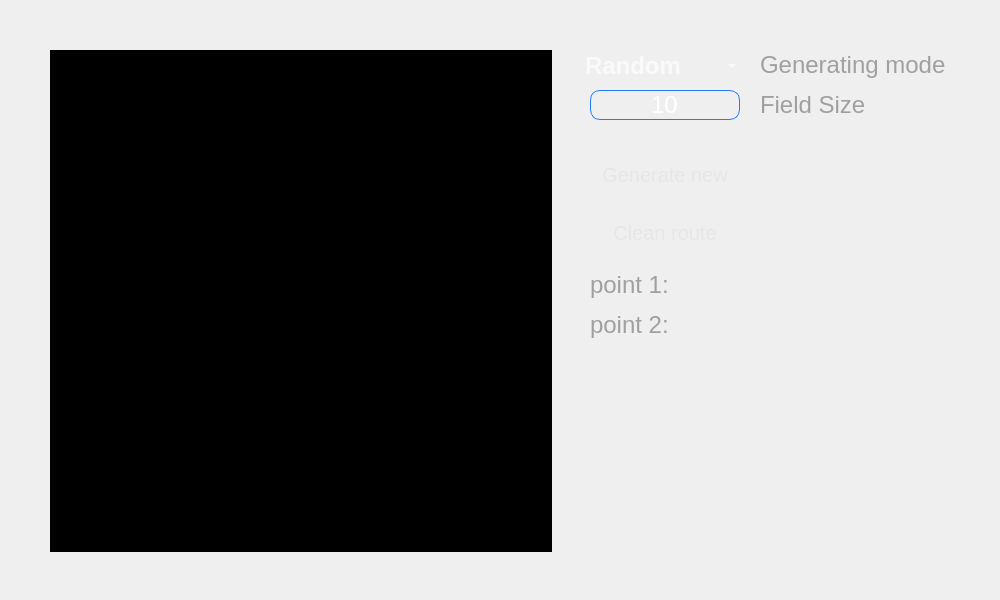
<?xml version="1.0" encoding="UTF-8"?>
<ui version="4.0">
 <class>Maze</class>
 <widget class="QWidget" name="Maze">
  <property name="geometry">
   <rect>
    <x>0</x>
    <y>0</y>
    <width>1000</width>
    <height>600</height>
   </rect>
  </property>
  <property name="minimumSize">
   <size>
    <width>1000</width>
    <height>600</height>
   </size>
  </property>
  <property name="maximumSize">
   <size>
    <width>1000</width>
    <height>600</height>
   </size>
  </property>
  <property name="windowTitle">
   <string>Form</string>
  </property>
  <widget class="QWidget" name="maze_field" native="true">
   <property name="geometry">
    <rect>
     <x>50</x>
     <y>50</y>
     <width>502</width>
     <height>502</height>
    </rect>
   </property>
   <property name="minimumSize">
    <size>
     <width>500</width>
     <height>500</height>
    </size>
   </property>
   <property name="maximumSize">
    <size>
     <width>502</width>
     <height>502</height>
    </size>
   </property>
   <property name="styleSheet">
    <string notr="true">background-color: rgb(0, 0, 0);</string>
   </property>
  </widget>
  <widget class="QComboBox" name="cb_gen_mode">
   <property name="geometry">
    <rect>
     <x>580</x>
     <y>50</y>
     <width>161</width>
     <height>32</height>
    </rect>
   </property>
   <property name="font">
    <font>
     <pointsize>18</pointsize>
     <bold>true</bold>
    </font>
   </property>
   <property name="styleSheet">
    <string notr="true">QComboBox {
	background-color: rgba(0, 0, 0, 0.0);
	color: rgba(255, 255, 255, 0.7);
	border: 1px solid rgba(255, 255, 255, 0);
	selection-background-color: rgba(255, 255, 255, 30);
}

QComboBox::disabled {
	background-color: rgba(0, 0, 0, 0.0);
	color: rgba(100, 100, 100, 0.7);
	border: 1px solid rgba(100, 100, 100, 0);
	selection-background-color: rgba(255, 255, 255, 30);
}</string>
   </property>
   <item>
    <property name="text">
     <string>Random</string>
    </property>
   </item>
   <item>
    <property name="text">
     <string>File</string>
    </property>
   </item>
  </widget>
  <widget class="QPushButton" name="btn_generate_new">
   <property name="geometry">
    <rect>
     <x>590</x>
     <y>150</y>
     <width>150</width>
     <height>50</height>
    </rect>
   </property>
   <property name="font">
    <font>
     <pointsize>15</pointsize>
    </font>
   </property>
   <property name="styleSheet">
    <string notr="true">QPushButton {
	color: rgb(230, 230, 230);
	background-color: qlineargradient(x1: 0, y1: 0.5, x2: 1, y2: 0.5,
                                      stop: 0 #07BEFF stop: 1 #2B74FF);
	alternate-background-color: qlineargradient(x1: 0, y1: 0.5, x2: 1, y2: 0.5,
                                      stop: 0 #07BEFF stop: 1 #2B74FF);
	border: 1px solid rgba(255, 255, 255, 0);
	border-radius: 10px;
}

QPushButton:hover {
    color: rgb(230, 230, 230);
	background-color: qlineargradient(x1: 0.4, y1: 0.5, x2: 1, y2: 0.5,
                                      stop: 0 #02BFFF stop: 1 #2E73FF);
	alternate-background-color: qlineargradient(x1: 0.4, y1: 0.5, x2: 1, y2: 0.5,
                                      stop: 0 #02BFFF stop: 1 #2E73FF);
	border: 1px solid rgba(255, 255, 255, 0);
	border-radius: 10px;
}

QPushButton:pressed {
	color: rgb(254, 253, 255);
    background-color: qlineargradient(x1: 0.3, y1: 0.5, x2: 1, y2: 0.5,
                                      stop: 0 #02BFFF stop: 1 #2E73FF);
  alternate-background-color: qlineargradient(x1: 0.3, y1: 0.5, x2: 1, y2: 0.5,
                                      stop: 0 #02BFFF stop: 1 #2E73FF);
  border-radius: 10px;
}

QPushButton:disabled {
	color: rgb(143,152,160);
	background-color: qlineargradient(x1: 0, y1: 0.5, x2: 1, y2: 0.5,
                                      stop: 0 #2C3C49 stop: 1 #53616F);
	alternate-background-color: qlineargradient(x1: 0, y1: 0.5, x2: 1, y2: 0.5,
                                      stop: 0 #2C3C49 stop: 1 #53616F);
	border: 1px solid rgba(0, 0, 0, 0);
	border-radius: 10px;
}</string>
   </property>
   <property name="text">
    <string>Generate new</string>
   </property>
  </widget>
  <widget class="QLabel" name="label_gen_mode">
   <property name="geometry">
    <rect>
     <x>760</x>
     <y>50</y>
     <width>210</width>
     <height>30</height>
    </rect>
   </property>
   <property name="font">
    <font>
     <pointsize>18</pointsize>
     <bold>false</bold>
    </font>
   </property>
   <property name="styleSheet">
    <string notr="true">color: rgb(160, 159, 161);</string>
   </property>
   <property name="text">
    <string>Generating mode</string>
   </property>
  </widget>
  <widget class="QLabel" name="label_size">
   <property name="geometry">
    <rect>
     <x>760</x>
     <y>90</y>
     <width>210</width>
     <height>30</height>
    </rect>
   </property>
   <property name="font">
    <font>
     <pointsize>18</pointsize>
     <bold>false</bold>
    </font>
   </property>
   <property name="styleSheet">
    <string notr="true">color: rgb(160, 159, 161);</string>
   </property>
   <property name="text">
    <string>Field Size</string>
   </property>
  </widget>
  <widget class="QSpinBox" name="i_size">
   <property name="geometry">
    <rect>
     <x>590</x>
     <y>90</y>
     <width>150</width>
     <height>30</height>
    </rect>
   </property>
   <property name="font">
    <font>
     <pointsize>18</pointsize>
    </font>
   </property>
   <property name="styleSheet">
    <string notr="true">QSpinBox {
	background-color: rgba(0, 0, 0, 0);
	alternate-background-color: rgba(0, 0, 0, 0);
	color: rgb(255, 255, 255);
	border-radius: 10px;
	border: 1px solid rgb(34, 122, 255);
}

QSpinBox:disabled {
	background-color: rgba(0, 0, 0, 0);
	alternate-background-color: rgba(0, 0, 0, 0);
	color: rgb(143,152,160);
	border-radius: 10px;
	border: 1px solid #53616F;
}</string>
   </property>
   <property name="alignment">
    <set>Qt::AlignCenter</set>
   </property>
   <property name="buttonSymbols">
    <enum>QAbstractSpinBox::NoButtons</enum>
   </property>
   <property name="minimum">
    <number>10</number>
   </property>
   <property name="maximum">
    <number>50</number>
   </property>
   <property name="value">
    <number>10</number>
   </property>
  </widget>
  <widget class="QLabel" name="label_file_name">
   <property name="geometry">
    <rect>
     <x>50</x>
     <y>20</y>
     <width>500</width>
     <height>30</height>
    </rect>
   </property>
   <property name="font">
    <font>
     <pointsize>18</pointsize>
     <bold>false</bold>
    </font>
   </property>
   <property name="styleSheet">
    <string notr="true">color: rgb(100, 100, 100);</string>
   </property>
   <property name="text">
    <string/>
   </property>
   <property name="alignment">
    <set>Qt::AlignRight|Qt::AlignTrailing|Qt::AlignVCenter</set>
   </property>
  </widget>
  <widget class="QPushButton" name="btn_clean_route">
   <property name="geometry">
    <rect>
     <x>590</x>
     <y>220</y>
     <width>150</width>
     <height>25</height>
    </rect>
   </property>
   <property name="font">
    <font>
     <pointsize>15</pointsize>
    </font>
   </property>
   <property name="styleSheet">
    <string notr="true">QPushButton {
	color: rgb(230, 230, 230);
	background-color: qlineargradient(x1: 0, y1: 0.5, x2: 1, y2: 0.5,
                                      stop: 0 #07BEFF stop: 1 #2B74FF);
	alternate-background-color: qlineargradient(x1: 0, y1: 0.5, x2: 1, y2: 0.5,
                                      stop: 0 #07BEFF stop: 1 #2B74FF);
	border: 1px solid rgba(255, 255, 255, 0);
	border-radius: 10px;
}

QPushButton:hover {
    color: rgb(230, 230, 230);
	background-color: qlineargradient(x1: 0.4, y1: 0.5, x2: 1, y2: 0.5,
                                      stop: 0 #02BFFF stop: 1 #2E73FF);
	alternate-background-color: qlineargradient(x1: 0.4, y1: 0.5, x2: 1, y2: 0.5,
                                      stop: 0 #02BFFF stop: 1 #2E73FF);
	border: 1px solid rgba(255, 255, 255, 0);
	border-radius: 10px;
}

QPushButton:pressed {
	color: rgb(254, 253, 255);
    background-color: qlineargradient(x1: 0.3, y1: 0.5, x2: 1, y2: 0.5,
                                      stop: 0 #02BFFF stop: 1 #2E73FF);
  alternate-background-color: qlineargradient(x1: 0.3, y1: 0.5, x2: 1, y2: 0.5,
                                      stop: 0 #02BFFF stop: 1 #2E73FF);
  border-radius: 10px;
}

QPushButton:disabled {
	color: rgb(143,152,160);
	background-color: qlineargradient(x1: 0, y1: 0.5, x2: 1, y2: 0.5,
                                      stop: 0 #2C3C49 stop: 1 #53616F);
	alternate-background-color: qlineargradient(x1: 0, y1: 0.5, x2: 1, y2: 0.5,
                                      stop: 0 #2C3C49 stop: 1 #53616F);
	border: 1px solid rgba(0, 0, 0, 0);
	border-radius: 10px;
}</string>
   </property>
   <property name="text">
    <string>Clean route</string>
   </property>
  </widget>
  <widget class="QLabel" name="label_p1">
   <property name="geometry">
    <rect>
     <x>590</x>
     <y>270</y>
     <width>371</width>
     <height>30</height>
    </rect>
   </property>
   <property name="font">
    <font>
     <pointsize>18</pointsize>
     <bold>false</bold>
    </font>
   </property>
   <property name="styleSheet">
    <string notr="true">color: rgb(160, 159, 161);</string>
   </property>
   <property name="text">
    <string>point 1:</string>
   </property>
  </widget>
  <widget class="QLabel" name="label_p2">
   <property name="geometry">
    <rect>
     <x>590</x>
     <y>310</y>
     <width>371</width>
     <height>30</height>
    </rect>
   </property>
   <property name="font">
    <font>
     <pointsize>18</pointsize>
     <bold>false</bold>
    </font>
   </property>
   <property name="styleSheet">
    <string notr="true">color: rgb(160, 159, 161);</string>
   </property>
   <property name="text">
    <string>point 2:</string>
   </property>
  </widget>
 </widget>
 <resources/>
 <connections/>
</ui>
